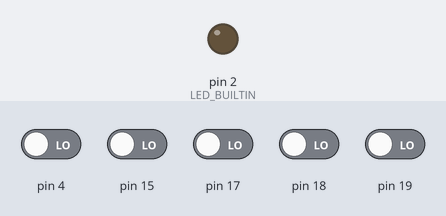
Bench run of a sketch on a simulated Arduino Uno, built with avr-gcc and run on an emulated ATmega328P. Shown: output pins drawn as LEDs (lit = HIGH). The inputs (shaded band) are chosen by the test bench; at power-on: pin 4, pin 15, pin 17–19 LOW. What the sketch prints to the serial monitor is not drawn.

Above: at 0.1 s.
At 0.6 s:
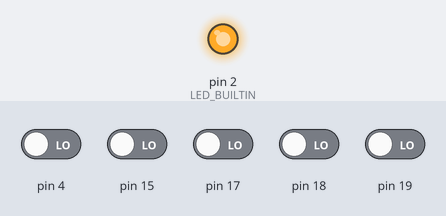
Timing chart, 0 to 12.0 s (numbered marks = the images above):
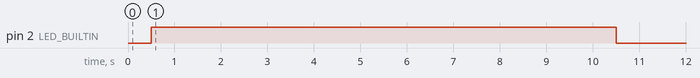

The sketch:

TESTE_SENSORES_KATCHAU.ino
```cpp
#include <QTRSensors.h>

// This example is designed for use with eight RC QTR sensors. These
// reflectance sensors should be connected to digital pins 3 to 10. The
// sensors' emitter control pin (CTRL or LEDON) can optionally be connected to
// digital pin 2, or you can leave it disconnected and remove the call to
// setEmitterPin().
//
// The setup phase of this example calibrates the sensors for ten seconds and
// turns on the Arduino's LED (usually on pin 13) while calibration is going
// on. During this phase, you should expose each reflectance sensor to the
// lightest and darkest readings they will encounter. For example, if you are
// making a line follower, you should slide the sensors across the line during
// the calibration phase so that each sensor can get a reading of how dark the
// line is and how light the ground is.  Improper calibration will result in
// poor readings.
//
// The main loop of the example reads the calibrated sensor values and uses
// them to estimate the position of a line. You can test this by taping a piece
// of 3/4" black electrical tape to a piece of white paper and sliding the
// sensor across it. It prints the sensor values to the serial monitor as
// numbers from 0 (maximum reflectance) to 1000 (minimum reflectance) followed
// by the estimated location of the line as a number from 0 to 5000. 1000 means
// the line is directly under sensor 1, 2000 means directly under sensor 2,
// etc. 0 means the line is directly under sensor 0 or was last seen by sensor
// 0 before being lost. 5000 means the line is directly under sensor 5 or was
// last seen by sensor 5 before being lost.

QTRSensors qtr;

#define LED_BUILTIN 2

const uint8_t SensorCount = 8;
uint16_t sensorValues[SensorCount];

void setup()
{
  // configure the sensors
  qtr.setTypeRC();
  //qtr.setSensorPins((const uint8_t[]){22, 2, 4, 17, 18, 19, 15, 23}, SensorCount);
  qtr.setSensorPins((const uint8_t[]){21, 22, 4, 17, 18, 15, 19, 23}, SensorCount);
  qtr.setEmitterPin(16);

  delay(500);
  pinMode(LED_BUILTIN, OUTPUT);
  digitalWrite(LED_BUILTIN, HIGH); // turn on Arduino's LED to indicate we are in calibration mode

  // 2.5 ms RC read timeout (default) * 10 reads per calibrate() call
  // = ~25 ms per calibrate() call.
  // Call calibrate() 400 times to make calibration take about 10 seconds.
  for (uint16_t i = 0; i < 400; i++)
  {
    qtr.calibrate();
  }
  digitalWrite(LED_BUILTIN, LOW); // turn off Arduino's LED to indicate we are through with calibration

  // print the calibration minimum values measured when emitters were on
  Serial.begin(9600);
  for (uint8_t i = 0; i < SensorCount; i++)
  {
    Serial.print(qtr.calibrationOn.minimum[i]);
    Serial.print(' ');
  }
  Serial.println();

  // print the calibration maximum values measured when emitters were on
  for (uint8_t i = 0; i < SensorCount; i++)
  {
    Serial.print(qtr.calibrationOn.maximum[i]);
    Serial.print(' ');
  }
  Serial.println();
  Serial.println();
  delay(1000);
}

void loop()
{
  // read calibrated sensor values and obtain a measure of the line position
  // from 0 to 5000 (for a white line, use readLineWhite() instead)
  uint16_t position = qtr.readLineWhite(sensorValues);

  // print the sensor values as numbers from 0 to 1000, where 0 means maximum
  // reflectance and 1000 means minimum reflectance, followed by the line
  // position
  for (uint8_t i = 0; i < SensorCount; i++)
  {
    Serial.print(sensorValues[i]);
    Serial.print('\t');
  }
  Serial.println(position);

  delay(250);
}
```
